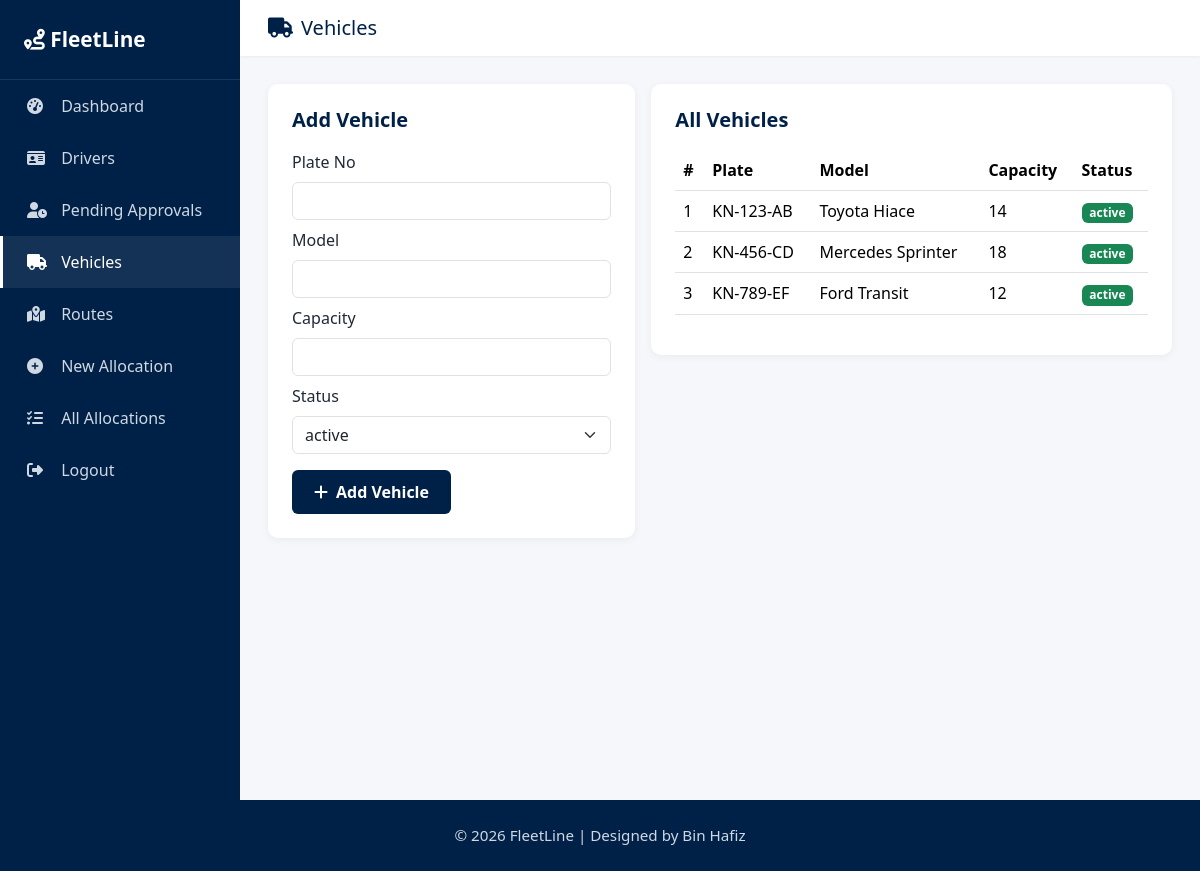
Screenshot of /vehicles.php (signed in) with the database file from the repository.
### tables this page shows
CREATE TABLE vehicles (
    id INT AUTO_INCREMENT PRIMARY KEY,
    plate_no VARCHAR(20) UNIQUE NOT NULL,
    model VARCHAR(80) NOT NULL,
    capacity INT DEFAULT 0,
    status ENUM('active','maintenance','inactive') DEFAULT 'active'
);

### vehicles.php (the view, shortened to what this page needs)
<?php
require '../db.php';
$rows = $pdo->query("SELECT * FROM vehicles ORDER BY plate_no")->fetchAll();
include '../includes/header.php';
?>
<div class="app-shell">
  <?php include '../includes/sidebar.php'; ?>
  <div class="main-content">
    <div class="topbar"><h5><i class="fas fa-truck me-2"></i>Vehicles</h5></div>
    <div class="content-area">
      <div class="row g-3">
        <div class="col-lg-5"><div class="panel">
          <h5>Add Vehicle</h5>
          <form method="post">
            <div class="mb-2"><label class="form-label">Plate No</label><input name="plate_no" class="form-control" required></div>
            <div class="mb-2"><label class="form-label">Model</label><input name="model" class="form-control" required></div>
            <div class="mb-2"><label class="form-label">Capacity</label><input type="number" name="capacity" class="form-control" min="1" required></div>
            <div class="mb-3"><label class="form-label">Status</label>
              <select name="status" class="form-select"><option>active</option><option>maintenance</option><option>inactive</option></select>
            </div>
            <button class="btn-primary-fl"><i class="fas fa-plus me-2"></i>Add Vehicle</button>
          </form>
        </div></div>
        <div class="col-lg-7"><div class="panel">
          <h5>All Vehicles</h5>
          <div class="table-responsive"><table class="table table-hover align-middle">
            <thead><tr><th>#</th><th>Plate</th><th>Model</th><th>Capacity</th><th>Status</th></tr></thead>
            <tbody>
            <?php foreach($rows as $i=>$r):?>
              <tr><td><?=$i+1?></td><td><?=htmlspecialchars($r['plate_no'])?></td><td><?=htmlspecialchars($r['model'])?></td><td><?=$r['capacity']?></td>
                <td><span class="badge bg-<?=$r['status']==='active'?'success':($r['status']==='maintenance'?'warning':'secondary')?>"><?=$r['status']?></span></td></tr>
            <?php endforeach;?>
            </tbody>
          </table></div>
        </div></div>
      </div>
    </div>
  </div>
</div>
<?php include '../includes/footer.php'; ?>

### style.css (style rules this page uses)
:root { --navy:#002147; --navy-dark:#001533; --navy-light:#0a3a7a; --white:#ffffff; --light:#f5f7fb; --muted:#6b7280; }
* { box-sizing:border-box }
body { font-family:'Segoe UI',Roboto,Arial,sans-serif;background:var(--light);color:#1f2937;margin:0 }
.app-shell { display:flex;min-height:100vh }
.main-content { flex:1;display:flex;flex-direction:column }
.topbar { background:#fff;padding:16px 28px;box-shadow:0 1px 3px rgba(0,0,0,.05);display:flex;justify-content:space-between;align-items:center }
.topbar h5 { margin:0;color:var(--navy) }
.content-area { padding:28px;flex:1 }
.panel { background:#fff;border-radius:10px;padding:24px;box-shadow:0 2px 8px rgba(0,0,0,.05) }
.panel h5 { color:var(--navy);font-weight:600;margin-bottom:18px }
.btn-primary-fl { background:var(--navy);color:#fff;border:none;padding:10px 22px;border-radius:6px;font-weight:600 }

### rows the page displays
vehicles: plate_no "KN-123-AB", model "Toyota Hiace", capacity "14", status "active"
vehicles: plate_no "KN-456-CD", model "Mercedes Sprinter", capacity "18", status "active"
vehicles: plate_no "KN-789-EF", model "Ford Transit", capacity "12", status "active"

### other values shown
$label "Dashboard Drivers Pending Approvals Vehicles Routes New Allocation All Allocations"
